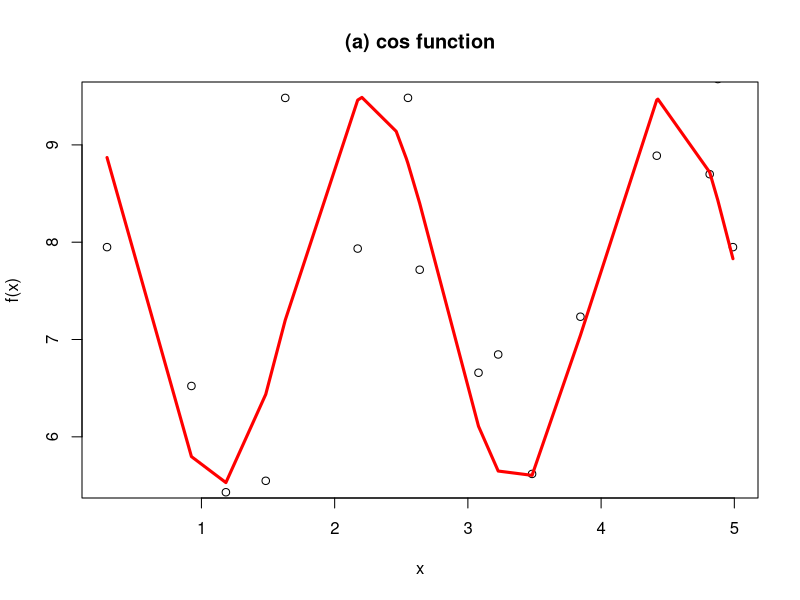

This chart was generated by the following R code: (Note: this script raises an error after producing the figure.)
x <- sort(runif(20, 0 , 5))


y <- (2 * cos(2.8 * x) + 7.5) 
plot(x, y, main="(a) cos function", type = 'l', ylab = "f(x)", xlab = "x", col = "black", pch = 3)

noise <- rnorm(length(x), mean = 0, sd = 1)

fun <- y + noise 
points(x, fun)
#plot(x, fun, main="(b) cos function with added noise", type = 'l', ylab = "f(x)", xlab = "x", col = "black", pch = 15)
lines(x, y, col = 'red', lwd = 3)

set_instance <- vector("list", 100)

for(i in 1:100)
	set_instance[[i]] <- c(sort(runif(20, 0 , 5)))

for(i in 1:5)
{
	#set1 <- sort(runif(20, 0 , 5))
	y <- (2 * cos(2.8 * set1) + 7.5) 
	noise <- rnorm(length(x), mean = 0, sd = 1)
	m1 <- noise + y
	model1 <- lm(m1 ~ set1 + I(set1^2) + I(set1^3))
	plot(set1, model1, main="order 3", type = 'l', ylab = "f(x)", xlab = "x", col = "blue")	
}






model1 <- lm(fun ~ x + I(X^2) + I(X^3))


o1 <- lm(fun ~ x + I(x) + I(x))
o2 <- lm(y ~ x + I(x) + I(x^2))
o3 <- lm(fun ~ x + I(x^2) + I(x^3))